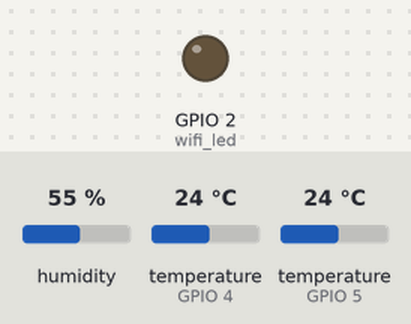
A program run on a simulated ESP32 board running MicroPython. Shown: output pins drawn as LEDs (lit = HIGH). The inputs (shaded band) are chosen by the test bench; at power-on: humidity 55 %, temperature (sensors on GPIO 4, GPIO 5) 24 °C. WiFi joins after 1.5 s; what the program prints to the serial console is not drawn.

Above: at 0.1 s.
At 10.1 s:
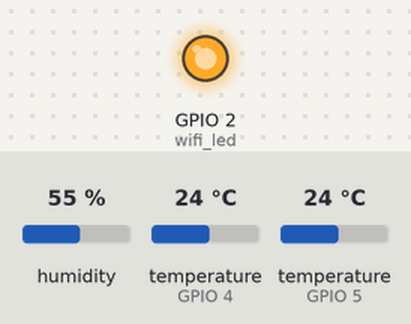
Timing chart, 0 to 11.6 s (numbered marks = the images above):
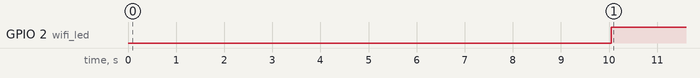

Measured:
- by itself, GPIO 2 (wifi_led): LOW → HIGH at 10.0 s

The program:

esp32-wifi-sensors.py
```python
import network
import machine
import time
import dht
import onewire
import ds18x20

# Configuración WiFi
SSID = "motog35"
PASSWORD = "12345678"

# Configuración de pines
DHT22_PIN = 4
DS18B20_PIN = 5
WIFI_LED_PIN = 2

# Inicializar sensores
dht22 = dht.DHT22(machine.Pin(DHT22_PIN))
ds_pin = machine.Pin(DS18B20_PIN)
ds_sensor = ds18x20.DS18X20(onewire.OneWire(ds_pin))

# Inicializar LED WiFi
wifi_led = machine.Pin(WIFI_LED_PIN, machine.Pin.OUT)
wifi_led.off()

# Variables de control de tiempo (en milisegundos)
def get_time_ms():
    return time.ticks_ms()

# Intervalos en milisegundos
SENSOR_INTERVAL = 2000      # Leer sensores cada 2 segundos
WIFI_CHECK_INTERVAL = 10000 # Verificar WiFi cada 10 segundos
LED_BLINK_INTERVAL = 500    # Parpadeo LED cada 500ms

# Variables de tiempo
last_sensor_read = 0
last_wifi_check = 0
last_led_blink = 0

# Estado del sistema
wifi_connected = False
wifi_reconnecting = False
led_state = False
wifi_retry_count = 0

# Datos de sensores
class SensorData:
    def __init__(self):
        self.dht_temp = None
        self.dht_humidity = None
        self.ds18b20_temp = None
        self.dht_valid = False
        self.ds18b20_valid = False
        self.timestamp = 0

current_data = SensorData()

# Encontrar dispositivos DS18B20
ds_devices = []

def initialize_sensors():
    """Inicializa todos los sensores"""
    global ds_devices

    print("Inicializando sensores...")

    # Inicializar DHT22
    print("- DHT22 en pin", DHT22_PIN)

    # Buscar sensores DS18B20
    print("- Buscando sensores DS18B20...")
    ds_devices = ds_sensor.scan()
    if ds_devices:
        print(f"  ✓ Encontrados {len(ds_devices)} sensor(es) DS18B20")
        for i, device in enumerate(ds_devices):
            print(f"    Sensor {i}: {device.hex()}")
    else:
        print("  ⚠ No se encontraron sensores DS18B20")

    print("Sensores inicializados\n")

def initialize_wifi():
    """Inicializa WiFi en modo no-bloqueante"""
    global wlan

    print("Configurando WiFi...")
    wlan = network.WLAN(network.STA_IF)
    wlan.active(True)

    if not wlan.isconnected():
        print(f"Conectando a: {SSID}")
        wlan.connect(SSID, PASSWORD)

    print("WiFi iniciado en modo no-bloqueante\n")
    return wlan

def read_sensors_event():
    """Evento: Leer todos los sensores"""
    global current_data

    current_data.timestamp = get_time_ms() // 1000

    # Leer DHT22
    try:
        dht22.measure()
        current_data.dht_temp = dht22.temperature()
        current_data.dht_humidity = dht22.humidity()
        current_data.dht_valid = True
    except Exception as e:
        current_data.dht_valid = False
        # print(f"Error DHT22: {e}")

    # Leer DS18B20
    if ds_devices:
        try:
            ds_sensor.convert_temp()
            time.sleep_ms(750)  # Esperar conversión
            temp = ds_sensor.read_temp(ds_devices[0])
            if temp is not None:
                current_data.ds18b20_temp = temp
                current_data.ds18b20_valid = True
            else:
                current_data.ds18b20_valid = False
        except Exception as e:
            current_data.ds18b20_valid = False
            # print(f"Error DS18B20: {e}")
    else:
        current_data.ds18b20_valid = False

def check_wifi_event():
    """Evento: Verificar estado WiFi y manejar reconexión"""
    global wifi_connected, wifi_reconnecting, wifi_retry_count

    if wlan.isconnected():
        if not wifi_connected:
            print("\n🌐 WiFi CONECTADO!")
            print(f"   IP: {wlan.ifconfig()[0]}")
            print(f"   RSSI: {wlan.status('rssi')} dBm")
            wifi_connected = True
            wifi_reconnecting = False
            wifi_retry_count = 0
    else:
        if wifi_connected:
            print("\n⚠ WiFi DESCONECTADO")
            wifi_connected = False
            wifi_reconnecting = True

        wifi_retry_count += 1
        if wifi_retry_count >= 3:  # Reintentar cada 30 segundos (3 * 10s)
            print("🔄 Reintentando conexión WiFi...")
            try:
                wlan.connect(SSID, PASSWORD)
            except:
                pass
            wifi_retry_count = 0
        elif wifi_retry_count == 1:
            wifi_reconnecting = True

def update_wifi_led():
    """Evento: Actualizar estado del LED WiFi"""
    global led_state, last_led_blink

    current_time = get_time_ms()

    if wifi_connected:
        # WiFi conectado: LED siempre encendido
        wifi_led.on()

    elif wifi_reconnecting:
        # WiFi reconectando: LED parpadeando cada 500ms
        if time.ticks_diff(current_time, last_led_blink) >= LED_BLINK_INTERVAL:
            led_state = not led_state
            if led_state:
                wifi_led.on()
            else:
                wifi_led.off()
            last_led_blink = current_time
    else:
        # WiFi desconectado: LED apagado
        wifi_led.off()

def display_sensor_data():
    """Mostrar datos de sensores en consola"""
    timestamp_str = f"[{current_data.timestamp:06d}]"

    # Mostrar DHT22
    if current_data.dht_valid:
        dht_str = f"DHT22: {current_data.dht_temp:.1f}°C, {current_data.dht_humidity:.1f}%"
    else:
        dht_str = "DHT22: ERROR"

    # Mostrar DS18B20
    if current_data.ds18b20_valid:
        ds_str = f"DS18B20: {current_data.ds18b20_temp:.2f}°C"
    else:
        ds_str = "DS18B20: ERROR"

    # Mostrar estado WiFi con manejo seguro de RSSI
    try:
        if wifi_connected and wlan.isconnected():
            rssi = wlan.status('rssi')
            wifi_str = f"WiFi: ✓ CONECTADO ({rssi} dBm) [LED: ON]"
        elif wifi_reconnecting:
            wifi_str = "WiFi: 🔄 RECONECTANDO [LED: BLINK]"
        else:
            wifi_str = "WiFi: ✗ DESCONECTADO [LED: OFF]"
    except Exception:
        # Si hay error al obtener RSSI, asumir desconectado
        wifi_str = "WiFi: ✗ DESCONECTADO [LED: OFF]"

    print(f"{timestamp_str} {dht_str} | {ds_str} | {wifi_str}")

def main():
    """Función principal con arquitectura de eventos"""
    global last_sensor_read, last_wifi_check

    print("=== ESP32 Monitor de Sensores + WiFi ===")
    print("DHT22 + DS18B20 - Arquitectura basada en eventos")
    print("MicroPython - Un solo núcleo\n")

    # Inicializar componentes
    initialize_sensors()
    wlan = initialize_wifi()

    print("Sistema iniciado - Usando eventos en núcleo principal")
    print("Formato: [Tiempo] DHT22: XX°C, XX% | DS18B20: XX°C | WiFi: Estado")
    print("Presiona Ctrl+C para detener\n")

    # Inicializar tiempos
    start_time = get_time_ms()
    last_sensor_read = start_time
    last_wifi_check = start_time

    try:
        while True:
            current_time = get_time_ms()

            # EVENTO 1: Leer sensores cada SENSOR_INTERVAL
            if time.ticks_diff(current_time, last_sensor_read) >= SENSOR_INTERVAL:
                read_sensors_event()
                display_sensor_data()
                last_sensor_read = current_time

            # EVENTO 2: Verificar WiFi cada WIFI_CHECK_INTERVAL
            if time.ticks_diff(current_time, last_wifi_check) >= WIFI_CHECK_INTERVAL:
                check_wifi_event()
                last_wifi_check = current_time

            # EVENTO 3: Actualizar LED WiFi (continuo)
            update_wifi_led()

            # Pequeña pausa para no saturar el procesador
            time.sleep_ms(10)

    except KeyboardInterrupt:
        print("\n\nDeteniendo programa...")
        wifi_led.off()
        print("LED apagado - Programa terminado")

    except Exception as e:
        print(f"\nError crítico: {e}")
        wifi_led.off()

# Funciones auxiliares para expansiones futuras
def get_current_sensor_data():
    """Obtener datos actuales de sensores"""
    return current_data

def is_wifi_connected():
    """Verificar si WiFi está conectado"""
    return wifi_connected

# Ejecutar programa principal
if __name__ == "__main__":
    main()
```
